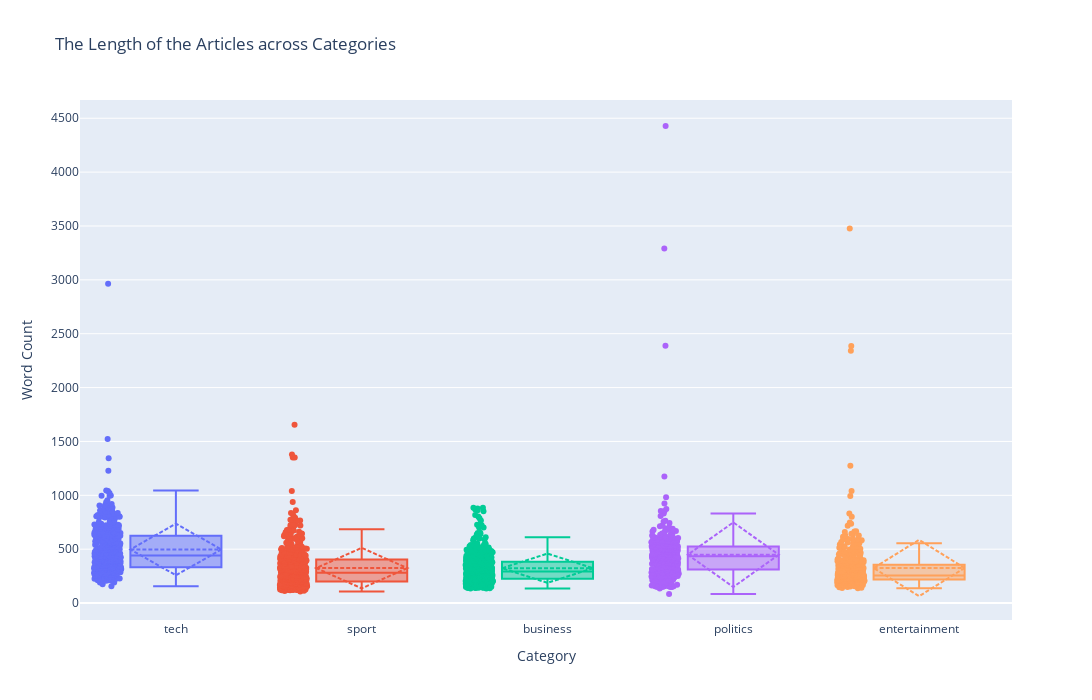

Notebook code cell kept with this figure:
### Code cell
# Create a box plot for the length of articles across categories
fig = px.box(df, x='category', y=df['body'].apply(lambda x: len(x.split())), 
             title="The Length of the Articles across Categories", 
             labels={"category": "Category", "y": "Word Count"},
             color='category',
             points="all")  # to show individual points similar to "inner=stick"

fig.update_traces(boxmean='sd')  # Show standard deviation (can be changed as needed)
fig.update_layout(showlegend=False, height=700, width=1100)

fig.show()

### Figure 1 — Plotly figure (JSON) as saved in the notebook; plotly's stock layout.template omitted (floating-point values rounded to 4 significant figures; data arrays with more than 128 entries replaced by an {"elided": "..."} marker saying what was removed)
{"data": [{"alignmentgroup": "True", "boxmean": "sd", "boxpoints": "all", "hovertemplate": "Category=%{x}<br>Word Count=%{y}<extra></extra>", "legendgroup": "tech", "marker": {"color": "#636efa"}, "name": "tech", "notched": false, "offsetgroup": "tech", "orientation": "v", "showlegend": true, "type": "box", "x": {"elided": "401 str values"}, "x0": " ", "xaxis": "x", "y": {"elided": "401 int values"}, "y0": " ", "yaxis": "y"}, {"alignmentgroup": "True", "boxmean": "sd", "boxpoints": "all", "hovertemplate": "Category=%{x}<br>Word Count=%{y}<extra></extra>", "legendgroup": "sport", "marker": {"color": "#EF553B"}, "name": "sport", "notched": false, "offsetgroup": "sport", "orientation": "v", "showlegend": true, "type": "box", "x": {"elided": "511 str values"}, "x0": " ", "xaxis": "x", "y": {"elided": "511 int values"}, "y0": " ", "yaxis": "y"}, {"alignmentgroup": "True", "boxmean": "sd", "boxpoints": "all", "hovertemplate": "Category=%{x}<br>Word Count=%{y}<extra></extra>", "legendgroup": "business", "marker": {"color": "#00cc96"}, "name": "business", "notched": false, "offsetgroup": "business", "orientation": "v", "showlegend": true, "type": "box", "x": {"elided": "510 str values"}, "x0": " ", "xaxis": "x", "y": {"elided": "510 int values"}, "y0": " ", "yaxis": "y"}, {"alignmentgroup": "True", "boxmean": "sd", "boxpoints": "all", "hovertemplate": "Category=%{x}<br>Word Count=%{y}<extra></extra>", "legendgroup": "politics", "marker": {"color": "#ab63fa"}, "name": "politics", "notched": false, "offsetgroup": "politics", "orientation": "v", "showlegend": true, "type": "box", "x": {"elided": "417 str values"}, "x0": " ", "xaxis": "x", "y": {"elided": "417 int values"}, "y0": " ", "yaxis": "y"}, {"alignmentgroup": "True", "boxmean": "sd", "boxpoints": "all", "hovertemplate": "Category=%{x}<br>Word Count=%{y}<extra></extra>", "legendgroup": "entertainment", "marker": {"color": "#FFA15A"}, "name": "entertainment", "notched": false, "offsetgroup": "entertainment", "orientation": "v", "showlegend": true, "type": "box", "x": {"elided": "386 str values"}, "x0": " ", "xaxis": "x", "y": {"elided": "386 int values"}, "y0": " ", "yaxis": "y"}], "layout": {"boxmode": "overlay", "height": 700, "legend": {"title": {"text": "Category"}, "tracegroupgap": 0}, "showlegend": false, "title": {"text": "The Length of the Articles across Categories"}, "width": 1100, "xaxis": {"anchor": "y", "categoryarray": ["tech", "sport", "business", "politics", "entertainment"], "categoryorder": "array", "domain": [0, 1], "title": {"text": "Category"}}, "yaxis": {"anchor": "x", "domain": [0, 1], "title": {"text": "Word Count"}}}}
